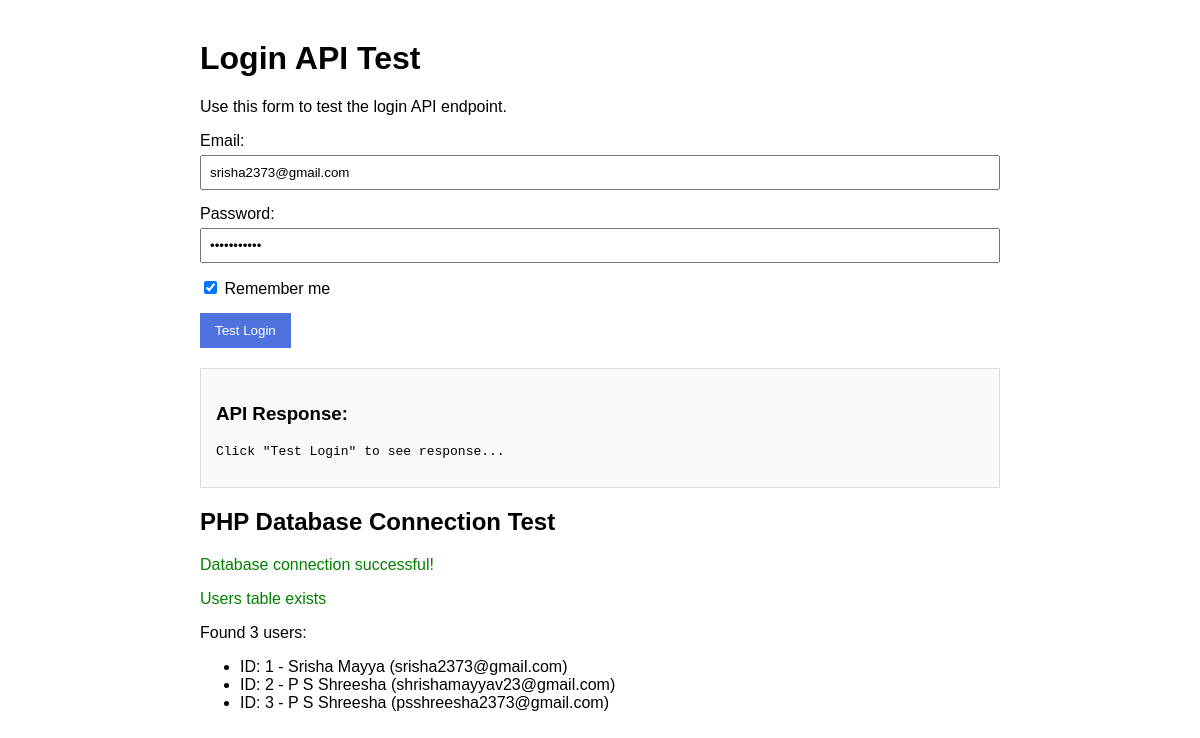
The page /test_login.php on the database its author committed.
### tables this page shows
CREATE TABLE `users` (
  `user_id` int(11) NOT NULL,
  `username` varchar(50) NOT NULL,
  `password` varchar(255) NOT NULL,
  `email` varchar(100) NOT NULL,
  `full_name` varchar(100) NOT NULL,
  `created_at` timestamp NOT NULL DEFAULT current_timestamp(),
  `updated_at` timestamp NOT NULL DEFAULT current_timestamp() ON UPDATE current_timestamp(),
  `remember_token` varchar(100) DEFAULT NULL,
  `reset_token` varchar(100) DEFAULT NULL,
  `reset_expires` datetime DEFAULT NULL
);

### test_login.php (the view, shortened to what this page needs)
<!DOCTYPE html>
<html>
<head>
</head>
<body>
    <div class="container">
        <h1>Login API Test</h1>
        <p>Use this form to test the login API endpoint.</p>
        <div class="form-group">
            <label for="email">Email:</label>
            <input type="text" id="email" value="srisha2373@gmail.com">
        </div>
        <div class="form-group">
            <label for="password">Password:</label>
            <input type="password" id="password" value="password123">
        </div>
        <div class="form-group">
            <label>
                <input type="checkbox" id="remember" checked>
                Remember me
            </label>
        </div>
        <button id="submitBtn">Test Login</button>
        <div class="result" id="result">
            <h3>API Response:</h3>
            <pre id="response">Click "Test Login" to see response...</pre>
        </div>
        <h2>PHP Database Connection Test</h2>
        <?php
        require_once 'config/database.php';
        if ($conn->connect_error) {
            echo "<p style='color: red;'>Database connection failed: " . $conn->connect_error . "</p>";
        } else {
            echo "<p style='color: green;'>Database connection successful!</p>";
            $result = $conn->query("SHOW TABLES LIKE 'users'");
            if ($result->num_rows > 0) {
                echo "<p style='color: green;'>Users table exists</p>";
                $users = $conn->query("SELECT user_id, email, full_name FROM users LIMIT 5");
                if ($users->num_rows > 0) {
                    echo "<p>Found " . $users->num_rows . " users:</p>";
                    echo "<ul>";
                    while ($user = $users->fetch_assoc()) {
                        echo "<li>ID: " . $user['user_id'] . " - " . $user['full_name'] . " (" . $user['email'] . ")</li>";
                    }
                    echo "</ul>";
                } else {
                    echo "<p style='color: red;'>No users found in the database!</p>";
                }
            } else {
                echo "<p style='color: red;'>Users table does not exist</p>";
            }
        }
        ?>
    </div>
</body>
</html>

### test_login.php (style rules this page uses)
body { font-family: Arial, sans-serif; margin: 40px; }
.container { max-width: 800px; margin: 0 auto; }
.form-group { margin-bottom: 15px; }
label { display: block; margin-bottom: 5px; }
input[type="text"], input[type="password"] { width: 100%; padding: 8px; box-sizing: border-box; }
button { padding: 10px 15px; background-color: #4e73df; color: white; border: none; cursor: pointer; }
.result { margin-top: 20px; border: 1px solid #ddd; padding: 15px; background-color: #f9f9f9; }
pre { white-space: pre-wrap; word-wrap: break-word; }

### rows shown on the page
users: user_id "1", full_name "Srisha Mayya", email "srisha2373@gmail.com"
users: user_id "2", full_name "P S Shreesha", email "shrishamayyav23@gmail.com"
users: user_id "3", full_name "P S Shreesha", email "psshreesha2373@gmail.com"

### other values the page prints
$users->num_rows "3"
